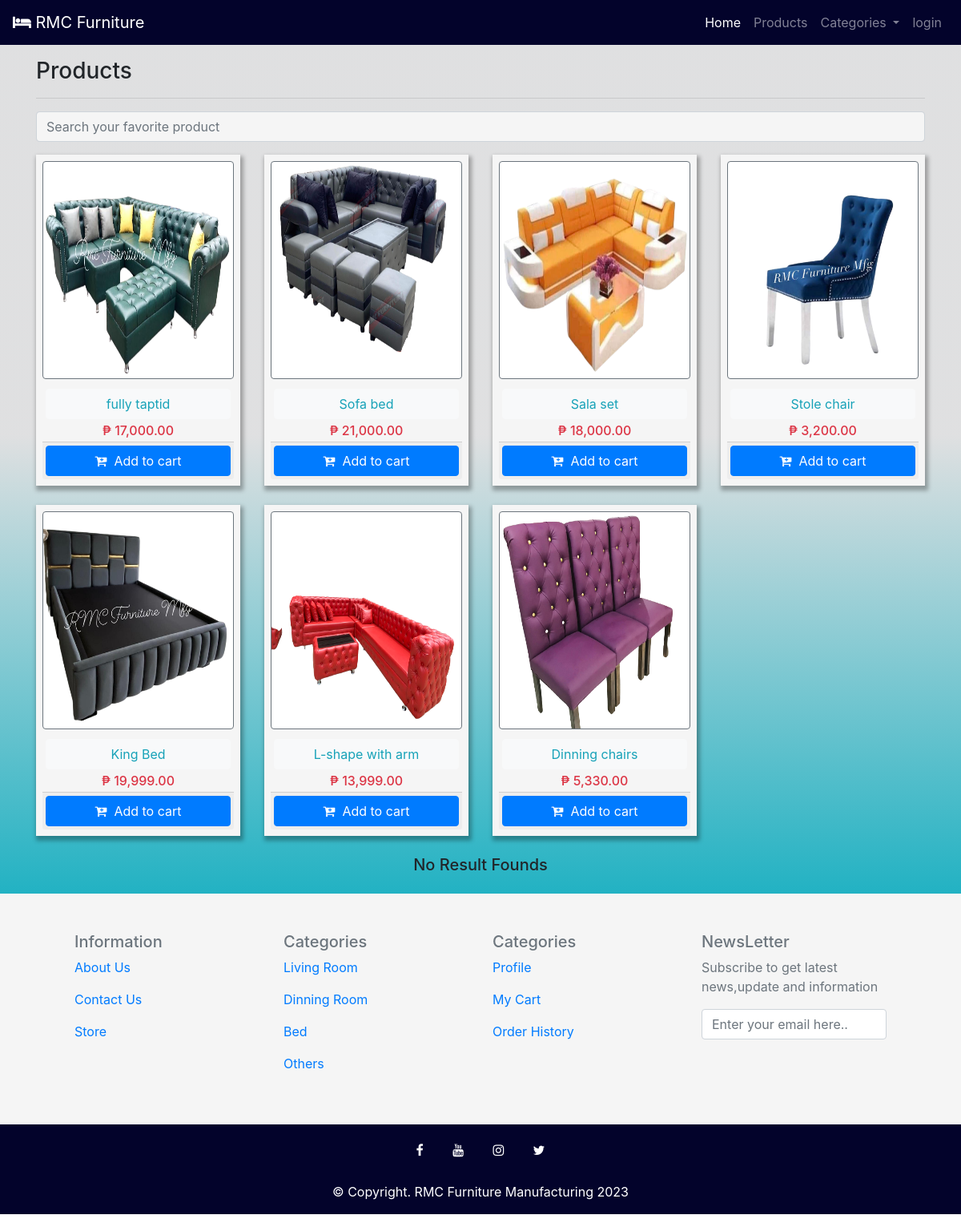
The page /searchResult.php on the database its author committed.
### tables this page shows
CREATE TABLE `product` (
  `id` int(11) NOT NULL,
  `product_name` varchar(100) NOT NULL,
  `product_desc` varchar(255) NOT NULL,
  `product_price` varchar(50) NOT NULL,
  `product_image` varchar(255) NOT NULL,
  `product_code` varchar(10) NOT NULL,
  `category` varchar(50) NOT NULL,
  `most_saled` int(11) DEFAULT NULL
);

### searchResult.php (the view, shortened to what this page needs)
<?php
    include('pages/header.php');
    include('pages/navigation.php');
 ?>
    <div class="container-fluid pt-3" style="background: linear-gradient(0deg, rgba(34,178,195,1) 0%, rgba(196,197,199,0.5382528011204482) 54%);">
        <div class="container">
            <h3>Products</h3>
            <hr>
            <form action="searchResult.php" method="get">
                <input type="text" name="search" class="form-control" id="" placeholder="Search your favorite product" style="background-color: whitesmoke;">
            </form>
            <div class="row mt-2 pb-3 ">
                <?php
                    include 'config.php';
                    $search = $_GET['search'];
                    $stmt = $conn->prepare("SELECT * FROM product WHERE product_name LIKE '%$search%' || product_desc LIKE '%$search%' || category LIKE '%$search%' ORDER BY id DESC");
                    $stmt->execute();
                    $result = $stmt->get_result();
                    while($row = $result->fetch_assoc()):
                ?>
                <div class="col-sm-6 col-md-4 col-lg-3 mb-4">
                    <div class="p-2"  style="box-shadow: 2px 4px 5px 2px rgba(0, 0, 0, 0.3); background-color: whitesmoke;">
                        <div class="card-deck">
                            <div class="card border-secondary mb-2">
                                <a href="admin/products/<?= $row['product_image'] ?>">
                                    <img src="admin/products/<?= $row['product_image'] ?>" class="card-img-top" width="100%" height= "270px">
                                </a>
                            </div>
                        </div>
                        <div class="card-body p-1">
                            <form action="product_details.php" method="post">
                                <button type="submit" name="submit" class="btn btn-light btn-block text-info"  style="margin-bottom: 5px;">
                                    <?= $row['product_name']?>
                                </button>
                            </form>
                            <h6 class="card-text text-center text-danger">&#8369; <?= number_format($row['product_price'],2) ?></h6>
                        </div>
                        <div class="card-footer p-1">
                            <form action="" class="form-submit">
                                <button class="btn btn-primary btn-block addItemBtn"><i class="fa fa-cart-plus"></i>&nbsp; Add to cart</button>
                            </form>
                        </div>
                    </div>
                </div>
                <?php endwhile; ?>
                <?php
                    if($result->num_rows != 1){?>
                        <div class="container">
                            <h5 class="text-center">No Result Founds</h5>
                        </div>
                    <?php }?>
            </div>
        </div>
    </div>
    <?php
        include('pages/footer.php');
    ?>
</body>
</html>

### css/style.css (style rules this page uses)
* { margin: 0; padding: 0; box-sizing: border-box; }
input { margin: 1rem 0; }

### rows shown on the page
product: product_image (picture), product_name "fully taptid", product_price "17,000.00"
product: product_image (picture), product_name "Sofa bed", product_price "21,000.00"
product: product_image (picture), product_name "Sala set", product_price "18,000.00"
product: product_image (picture), product_name "Stole chair", product_price "3,200.00"
product: product_image (picture), product_name "King Bed", product_price "19,999.00"
product: product_image (picture), product_name "L-shape with arm", product_price "13,999.00"
product: product_image (picture), product_name "Dinning chairs", product_price "5,330.00"
